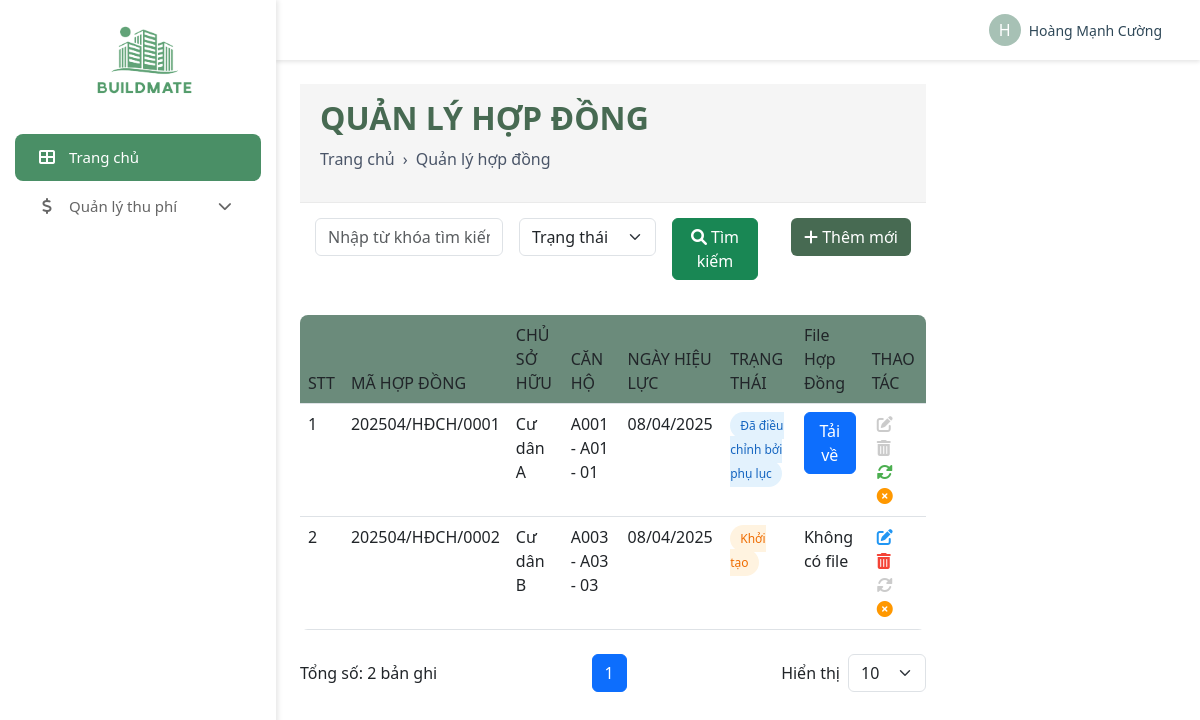
Page /admin/apartment/contract_management.php (signed in) on the committed database.
### tables this page shows
CREATE TABLE `contracts` (
  `ContractCode` varchar(50) NOT NULL,
  `Status` varchar(50) DEFAULT 'pending',
  `CretionDate` date DEFAULT NULL,
  `File` text DEFAULT NULL,
  `CreatedAt` datetime DEFAULT current_timestamp(),
  `EndDate` date DEFAULT NULL
);

CREATE TABLE `users` (
  `UserId` int(11) NOT NULL,
  `UserName` varchar(255) NOT NULL,
  `Email` varchar(255) NOT NULL,
  `Password` varchar(255) NOT NULL,
  `PhoneNumber` varchar(20) DEFAULT NULL,
  `Position` varchar(255) DEFAULT NULL,
  `DepartmentId` int(11) DEFAULT NULL,
  `ResidentID` int(11) DEFAULT NULL
);

CREATE TABLE `apartment` (
  `ApartmentID` int(11) NOT NULL,
  `Name` varchar(255) DEFAULT NULL,
  `Area` int(11) DEFAULT NULL,
  `NumberOffBedroom` int(11) DEFAULT NULL,
  `Code` varchar(255) DEFAULT NULL,
  `ElectricId` int(11) DEFAULT NULL,
  `WaterId` int(11) NOT NULL,
  `Description` text DEFAULT NULL,
  `Status` varchar(50) DEFAULT NULL,
  `BuildingId` int(11) NOT NULL,
  `FloorId` int(11) NOT NULL,
  `ContractCode` varchar(255) DEFAULT NULL
);

### admin/apartment/contract_management.php (the view, shortened to what this page needs)
<?php
include '../../database/DBController.php';
$search = isset($_GET['search']) ? mysqli_real_escape_string($conn, $_GET['search']) : '';
$status_filter = isset($_GET['status']) ? mysqli_real_escape_string($conn, $_GET['status']) : '';
$records_per_page = isset($_GET['per_page']) ? (int)$_GET['per_page'] : 10;
$page = isset($_GET['page']) ? (int)$_GET['page'] : 1;
$offset = ($page - 1) * $records_per_page;
$count_query = mysqli_query($conn, "
    SELECT COUNT(DISTINCT c.ContractCode) as total
    FROM Contracts c
    LEFT JOIN apartment a ON a.ContractCode = c.ContractCode
    LEFT JOIN ResidentApartment ra ON ra.ApartmentId = a.ApartmentID AND ra.Relationship = 'Chủ hộ'
    LEFT JOIN resident r ON r.ID = ra.ResidentId
    LEFT JOIN users u ON u.ResidentID = r.ID
    LEFT JOIN (
        SELECT ContractCode, CretionDate
        FROM ContractAppendixs
        WHERE Status = 'active'
        ORDER BY CretionDate DESC
        LIMIT 1
    ) ca ON ca.ContractCode = c.ContractCode
    WHERE 1=1 " .
    (!empty($search) ? "AND (c.ContractCode LIKE '%$search%' OR u.UserName LIKE '%$search%' OR a.Code LIKE '%$search%')" : "") .
    (!empty($status_filter) ? "AND c.Status = '$status_filter'" : "")
) or die('Count query failed: ' . mysqli_error($conn));
$total_records = mysqli_fetch_assoc($count_query)['total'];
$total_pages = ceil($total_records / $records_per_page);
$status_condition = "";
$select_contracts = mysqli_query($conn, "
    SELECT c.ContractCode, c.Status,
           COALESCE(ca.CretionDate, c.CretionDate) as CretionDate,
           c.EndDate,c.File,
           a.Code as ApartmentCode, a.Name as ApartmentName,
           u.UserName as OwnerName
    FROM Contracts c
    LEFT JOIN apartment a ON a.ContractCode = c.ContractCode
    LEFT JOIN ResidentApartment ra ON ra.ApartmentId = a.ApartmentID AND ra.Relationship = 'Chủ hộ'
    LEFT JOIN resident r ON r.ID = ra.ResidentId
    LEFT JOIN users u ON u.ResidentID = r.ID
    LEFT JOIN (
        SELECT ContractCode, CretionDate
        FROM ContractAppendixs
        WHERE Status = 'active'
        ORDER BY CretionDate DESC
        LIMIT 1
    ) ca ON ca.ContractCode = c.ContractCode
    WHERE 1=1 " .
    (!empty($search) ? "AND (c.ContractCode LIKE '%$search%' OR u.UserName LIKE '%$search%' OR a.Code LIKE '%$search%')" : "") .
    $status_condition . "
    ORDER BY COALESCE(ca.CretionDate, c.CretionDate) DESC
    LIMIT $offset, $records_per_page
") or die('Query failed: ' . mysqli_error($conn));
?>
<!DOCTYPE html>
<html lang="en">
<head>
    <link rel="stylesheet" href="https://cdnjs.cloudflare.com/ajax/libs/font-awesome/6.0.0/css/all.min.css">
    <link href="https://cdn.jsdelivr.net/npm/bootstrap@5.3.0/dist/css/bootstrap.min.css" rel="stylesheet">
    <link rel="stylesheet" href="css/admin_style.css">
</head>
<body>
    <div class="d-flex">
        <?php include '../admin_navbar.php'; ?>
        <div style="width: 100%;">
            <?php include '../admin_header.php'; ?>
            <div class="manage-container p-4">
                <div class="page-header">
                    <h2 style="font-weight: bold; color: #476a52; margin-bottom: 10px; text-transform: uppercase;">QUẢN LÝ HỢP ĐỒNG</h2>
                    <div class="breadcrumb">
                        <a href="dashboard.php">Trang chủ</a>
                        <span style="margin: 0 8px;">›</span>
                        <span>Quản lý hợp đồng</span>
                    </div>
                </div>
                <div class="search-container">
                    <form action="" method="GET" class="row g-3">
                        <div class="col-md-4">
                            <input type="text" name="search" class="form-control"
                                   placeholder="Nhập từ khóa tìm kiếm..."
                                   value="<?php echo isset($_GET['search']) ? htmlspecialchars($_GET['search']) : ''; ?>">
                        </div>
                        <div class="col-md-3">
                            <select name="status" class="form-select">
                                <option value="">Trạng thái</option>
                            </select>
                        </div>
                        <div class="col-md-2">
                            <button type="submit" class="btn btn-success w-100">
                                <i class="fas fa-search"></i> Tìm kiếm
                            </button>
                        </div>
                        <div class="col-md-3 text-end">
                            <a href="create_contract.php" class="btn add-btn">
                                <i class="fas fa-plus"></i> Thêm mới
                            </a>
                        </div>
                    </form>
                </div>
                <div class="contract-table">
                    <table class="table table-hover mb-0">
                        <thead>
                            <tr>
                                <th>STT</th>
                                <th>MÃ HỢP ĐỒNG</th>
                                <th>CHỦ SỞ HỮU</th>
                                <th>CĂN HỘ</th>
                                <th>NGÀY HIỆU LỰC</th>
                                <th>TRẠNG THÁI</th>
                                <th>File Hợp Đồng</th>
                                <th>THAO TÁC</th>
                            </tr>
                        </thead>
                        <tbody>
                            <?php
                            if(mysqli_num_rows($select_contracts) > 0){
                                $stt = $offset + 1;
                                while($contract = mysqli_fetch_assoc($select_contracts)){
                                    $status_class = '';
                                    $status_text = '';
                                    $current_date = new DateTime();
                                    $end_date = new DateTime($contract['EndDate']);
                                    $interval = $current_date->diff($end_date);
                                    $days_remaining = $interval->days;
                                    $is_future = $end_date > $current_date;
                                    if ($contract['Status'] == 'active' && $is_future && $days_remaining <= 30) {
                                        $status_class = 'status-expiring';
                                        $status_text = 'Sắp hết hạn';
                                    } else {
                                        switch($contract['Status']) {
                                            case 'pending':
                                                $status_class = 'status-pending';
                                                $status_text = 'Khởi tạo';
                                                break;
                                            case 'modified':
                                                $status_class = 'status-modified';
                                                $status_text = 'Đã điều chỉnh bởi phụ lục';
                                                break;
                                        }
                                    }
                            ?>
                            <tr onclick="viewContractDetail('<?php echo $contract['ContractCode']; ?>')" style="cursor: pointer;">
                                <td onclick="event.stopPropagation()"><?php echo $stt++; ?></td>
                                <td><?php echo $contract['ContractCode']; ?></td>
                                <td><?php echo $contract['OwnerName'] ?? '-'; ?></td>
                                <td><?php echo $contract['ApartmentCode'] ? $contract['ApartmentCode'] . ' - ' . $contract['ApartmentName'] : '-'; ?></td>
                                <td><?php echo date('d/m/Y', strtotime($contract['CretionDate'])); ?></td>
                                <td>
                                    <span class="status-badge <?php echo $status_class; ?>">
                                        <?php echo $status_text; ?>
                                    </span>
                                </td>
                                <?php if (isset($contract['File']) && !empty($contract['File'])): ?>
                                    <?php
                                        $filePath = $contract['File'];
                                        $basePath = 'C:/xampp/htdocs/webquanlytoanha/';
                                        $urlPath = str_replace($basePath, '/', $filePath);
                                        $baseUrl = 'http://localhost/webquanlytoanha';
                                        $downloadUrl = $baseUrl . $urlPath;
                                    ?>
                                    <td>
                                        <a href="<?php echo $downloadUrl; ?>" download class="btn btn-primary">Tải về</a>
                                    </td>
                                <?php else: ?>
                                    <td>Không có file</td>
                                <?php endif; ?>
                                <td onclick="event.stopPropagation()">
                                    <?php
                                    $isPending = $contract['Status'] == 'pending';
                                    $isCancelled = $contract['Status'] == 'cancelled';
                                    $isExpired = $contract['Status'] == 'expired';
                                    ?>
                                    <a href="update_contract.php?contract_code=<?php echo $contract['ContractCode']; ?>"
                                       class="action-icon <?php echo !$isPending ? 'disabled' : ''; ?>"
                                       title="Sửa"
                                       <?php echo !$isPending ? 'onclick="return false;"' : ''; ?>
                                       style="<?php echo !$isPending ? 'opacity: 0.5; cursor: not-allowed;' : ''; ?>">
                                        <i class="fas fa-edit"></i>
                                    </a>
                                    <a href="contract_management.php?delete_id=<?php echo $contract['ContractCode']; ?>"
                                       class="action-icon <?php echo !$isPending ? 'disabled' : ''; ?>"
                                       title="Xóa"
                                       <?php echo !$isPending ? 'onclick="return false;"' : 'onclick="return confirm(\'Bạn có chắc muốn xóa hợp đồng này không?\');"'; ?>
                                       style="<?php echo !$isPending ? 'opacity: 0.5; cursor: not-allowed;' : ''; ?>">
                                        <i class="fas fa-trash-alt"></i>
                                    </a>
                                    <a href="extend_contract.php?contract_code=<?php echo $contract['ContractCode']; ?>"
                                       class="action-icon <?php echo ($isCancelled || $isPending) ? 'disabled' : ''; ?>"
                                       title="Gia hạn"
                                       <?php echo ($isCancelled || $isPending) ? 'onclick="return false;"' : ''; ?>
                                       style="<?php echo ($isCancelled || $isPending) ? 'opacity: 0.5; cursor: not-allowed;' : ''; ?>">
                                        <i class="fas fa-sync-alt"></i>
                                    </a>
                                    <a href="#"
                                       class="action-icon <?php echo ($isCancelled || $isExpired) ? 'disabled' : ''; ?>"
                                       title="Hủy hợp đồng"
                                       <?php echo ($isCancelled || $isExpired) ? 'onclick="return false;"' : ''; ?>
                                       style="<?php echo ($isCancelled || $isExpired) ? 'opacity: 0.5; cursor: not-allowed;' : ''; ?>">
                                        <i class="fas fa-times-circle"></i>
                                    </a>
                                </td>
                            </tr>
                            <?php
                                }
                            } else {
                                echo '<tr><td colspan="7" class="text-center">Không có dữ liệu</td></tr>';
                            }
                            ?>
                        </tbody>
                    </table>
                </div>
                <div class="d-flex justify-content-between align-items-center mt-4">
                    <div>Tổng số: <?php echo $total_records; ?> bản ghi</div>
                    <nav aria-label="Page navigation">
                        <ul class="pagination mb-0">
                            <?php
                            $start_page = max(1, $page - 2);
                            $end_page = min($total_pages, $page + 2);
                            for ($i = $start_page; $i <= $end_page; $i++):
                            ?>
                                <li class="page-item <?php echo ($i == $page) ? 'active' : ''; ?>">
                                    <a class="page-link" href="?page=<?php echo $i; ?><?php
                                        echo !empty($search) ? "&search=$search" : '';
                                        echo !empty($status_filter) ? "&status=$status_filter" : '';
                                        echo "&per_page=$records_per_page";
                                    ?>"><?php echo $i; ?></a>
                                </li>
                            <?php endfor; ?>
                        </ul>
                    </nav>
                    <div class="d-flex align-items-center">
                        <span class="me-2">Hiển thị</span>
                        <select class="form-select" style="width: auto;" onchange="window.location.href=this.value">
                            <?php foreach ([10, 25, 50, 100] as $per_page): ?>
                                <option value="?page=1<?php
                                    echo !empty($search) ? "&search=$search" : '';
                                    echo !empty($status_filter) ? "&status=$status_filter" : '';
                                    echo "&per_page=$per_page";
                                ?>" <?php echo ($records_per_page == $per_page) ? 'selected' : ''; ?>>
                                    <?php echo $per_page; ?>
                                </option>
                            <?php endforeach; ?>
                        </select>
                    </div>
                </div>
            </div>
        </div>
    </div>
</body>
</html>

### rows in the picture
contracts: ContractCode "202504/HĐCH/0001", users.UserName "Cư dân A", apartment.Code "A001", apartment.Name "A01 - 01", CretionDate "08/04/2025", Status "Đã điều chỉnh bởi phụ lục"
contracts: ContractCode "202504/HĐCH/0002", users.UserName "Cư dân B", apartment.Code "A003", apartment.Name "A03 - 03", CretionDate "08/04/2025", Status "Khởi tạo", shows "Không có file"

### other values in the picture
substr($name, 0, 1) "H"
$name "Hoàng Mạnh Cường"
$total_records "2"
form field value "10"
